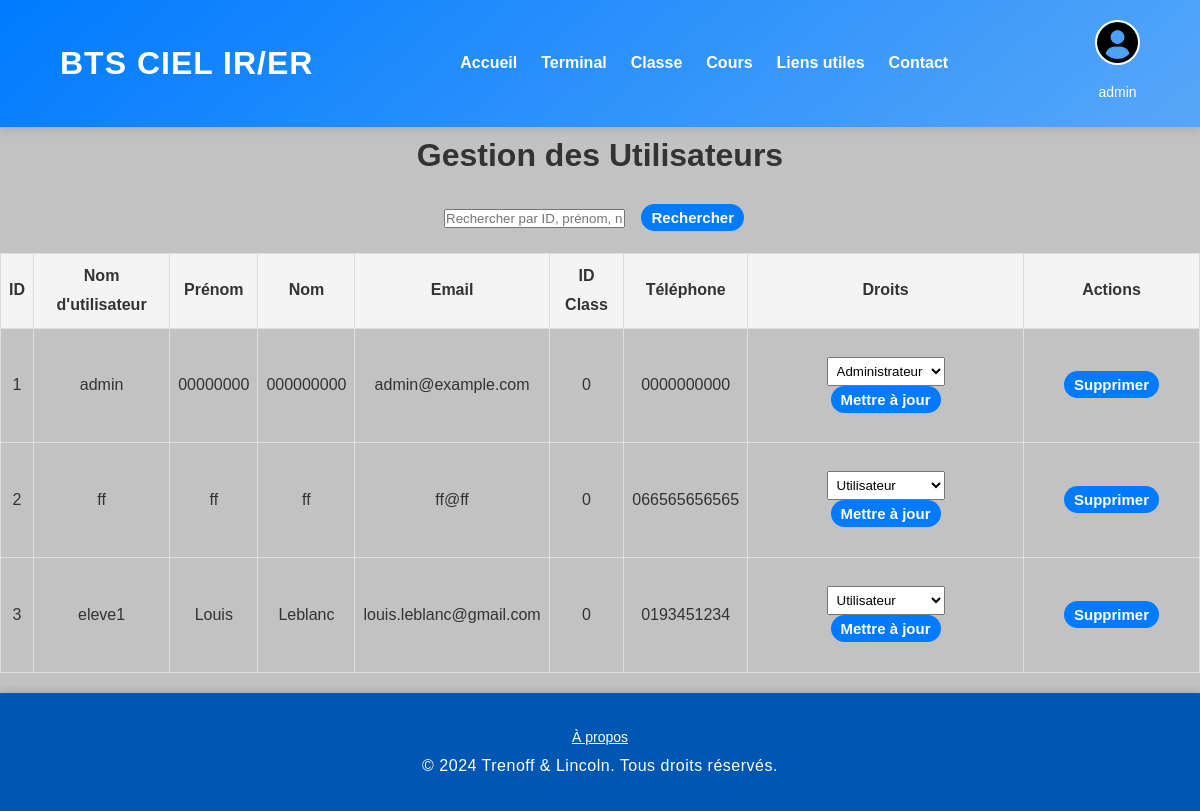
Page /admin/manage_users (signed in) on the earlier database version.
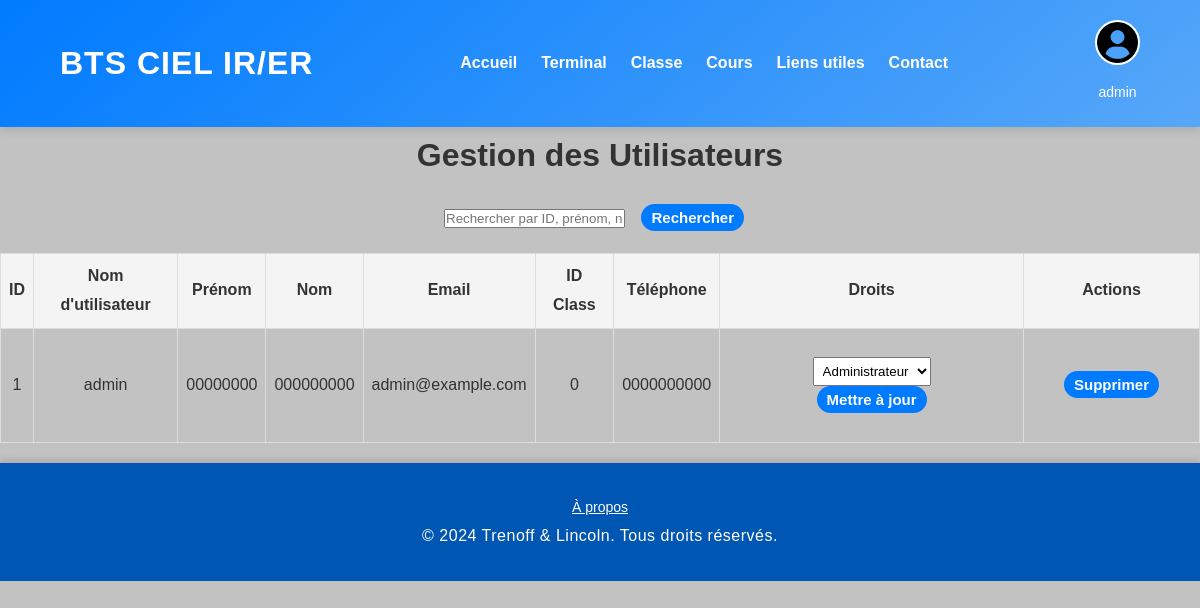
Same page on the later database version.
### pyfile/config/model.py (models this page shows, shortened)
class User(db.Model):
    __bind_key__ = 'bts'
    id = db.Column(db.Integer, primary_key=True, nullable=False)
    date = db.Column(db.Date, nullable=False)
    id_classe = db.Column(db.Integer, db.ForeignKey('classe.id'), nullable=False)  # Foreign key to the Classe table
    username = db.Column(db.String(255), nullable=False)
    firstname = db.Column(db.String(300), nullable=False)
    lastname = db.Column(db.String(300), nullable=False)
    mail = db.Column(db.String(50), nullable=False)
    password = db.Column(db.String(400), nullable=False)
    phoneNumber = db.Column(db.String(100), nullable=False)
    right = db.Column(db.String(100), nullable=False)

### admin.py (the view)
@administrator.route('/admin/manage_users', methods=['GET', 'POST'])
@admin_required
def manage_users():
    search_query = request.args.get('search', '')
    if search_query:
        users = User.query.filter(
            (User.id.ilike(f'%{search_query}%')) |
            (User.username.ilike(f'%{search_query}%')) |
            (User.firstname.ilike(f'%{search_query}%')) |
            (User.lastname.ilike(f'%{search_query}%'))
        ).all()
    else:
        users = User.query.all()
    return render_template('/users/manage_users.html', users=users)

### app.py (called while the page is built)
@app.context_processor
def inject_user():
    user = session.get('username')  # Récupère l'utilisateur depuis la session
    return dict(user=user)

@app.context_processor
def inject_functions():
    return dict(what_day_month=what_day_month)

### decoration.py (called while the page is built)
def admin_required(f):
    @wraps(f)
    def decorated_function(*args, **kwargs):
        if 'username' in session and session.get('right') == 'admin':
            return f(*args, **kwargs)
        else:
            flash("Vous n'avez pas l'autorisation d'accéder à cette page.", 'error')
            return redirect(url_for('users.login'))
    return decorated_function

### templates/users/manage_users.html (shortened to what this page needs)
{% extends "base.html" %}
{% block content %}
<link rel="stylesheet" href="{{ url_for('static', filename='manage_users_style.css') }}">
<h1>Gestion des Utilisateurs</h1>
<form method="GET" action="{{ url_for('admin.manage_users') }}">
    <input type="text" name="search" placeholder="Rechercher par ID, prénom, nom ou pseudo" value="{{ request.args.get('search', '') }}">
    <button type="submit">Rechercher</button>
</form>
<table>
    <thead>
        <tr>
            <th>ID</th>
            <th>Nom d'utilisateur</th>
            <th>Prénom</th>
            <th>Nom</th>
            <th>Email</th>
            <th>ID Class</th>
            <th>Téléphone</th>
            <th>Droits</th>
            <th>Actions</th>
        </tr>
    </thead>
    <tbody>
        {% for user in users %}
        <tr>
            <td>{{ user.id }}</td>
            <td>{{ user.username }}</td>
            <td>{{ user.firstname }}</td>
            <td>{{ user.lastname }}</td>
            <td>{{ user.mail }}</td>
            <td>{{ user.id_classe }}</td>
            <td>{{ user.phoneNumber }}</td>
            <td>
                <form method="POST" action="{{ url_for('admin.update_user', id=user.id) }}">
                    <select name="right">
                        <option value="user" {% if user.right == 'user' %}selected{% endif %}>Utilisateur</option>
                        <option value="admin" {% if user.right == 'admin' %}selected{% endif %}>Administrateur</option>
                    </select>
                    <button type="submit">Mettre à jour</button>
                </form>
            </td>
            <td>
                <form method="POST" action="{{ url_for('admin.delete_user', id=user.id) }}">
                    <button type="submit" onclick="return confirm('Êtes-vous sûr de vouloir supprimer cet utilisateur ?')">Supprimer</button>
                </form>
            </td>
        </tr>
        {% endfor %}
    </tbody>
</table>
{% endblock %}

### templates/base.html (shortened to what this page needs)
<!DOCTYPE html>
<html lang="fr">
<head>
    <link rel="stylesheet" href="{{ url_for('static', filename='css/base_style.css') }}">
</head>
<body>
    <header>
        <h1>BTS CIEL IR/ER</h1>
        <nav>
            <ul>
                <li><a href="{{ url_for('index') }}">Accueil</a></li>
                <li><a href="{{ url_for('terminal') }}">Terminal</a></li>
                <li><a href="{{ url_for('chat.chat_room') }}">Classe</a></li>
                <li><a href="{{ url_for('learning.learning_redirect') }}">Cours</a></li>
                <li><a href="{{ url_for('utils_link') }}">Liens utiles</a></li>
                <li><a href="{{ url_for('about') }}">Contact</a></li>
            </ul>
        </nav>
        <div id="user">
            {% if user %}
            <div id="user-button">
                <img src="{{ url_for('static', filename='/lib/img/people.jpg') }}" alt="Image de profil">
                <label>{{ user }}</label>
            </div>
            {% else %}
            <button id="register-button">S'inscrire</button>
            <button id="login-button">Se connecter</button>
            {% endif %}
        </div>
    </header>
    <main>
        {% block content %}
        {% endblock %}
    </main>
    <footer>
        <a href="{{ url_for('about') }}">À propos</a>
        <p>&copy; 2024 Trenoff & Lincoln. Tous droits réservés.</p>
    </footer>
</body>
</html>

### static/css/base_style.css (style rules this page uses)
* { margin: 0; padding: 0; box-sizing: border-box; font-family: 'Poppins', sans-serif; }
body { line-height: 1.8; background: #8080807a; color: #333; }
a, button { transition: background-color 0.3s ease, color 0.3s ease; }
header { background: linear-gradient(140deg, #007bff, #57a7f8); color: white; display: flex; justify-content: space-between; align-items: center; padding: 20px 5%; text-align: center; box-shadow: 0 4px 8px rgba(0, 0, 0, 0.1); position: sticky; top: 0; z-index: 1000; }
header h1 { font-family: 'Montserrat', sans-serif; font-size: 2rem; letter-spacing: 1px; font-weight: bold; }
header nav { flex: 1; text-align: center; }
header nav ul { list-style-type: none; display: flex; justify-content: center; gap: 2vw; }
header nav ul li a { color: white; text-decoration: none; font-weight: 600; font-size: 1rem; position: relative; }
header nav ul li a::after { content: ""; position: absolute; width: 0; height: 2px; bottom: -5px; left: 50%; background-color: white; transition: all 0.3s ease; transform: translateX(-50%); }
#user-button { position: relative; display: inline-block; cursor: pointer; text-align: center; }
#user-button img { width: 45px; height: 45px; border-radius: 50%; border: 2px solid white; transition: transform 0.3s ease; }
#user-button label { display: block; margin-top: 5px; font-size: 0.875rem; color: white; font-weight: 500; }
button { background-color: #1c1c1c; color: white; border: none; padding: 10px 2vw; font-size: 0.9375rem; font-weight: 600; border-radius: 50px; cursor: pointer; margin: 0 1vw; transition: background-color 0.3s ease, transform 0.3s ease; }
footer { min-height: 100px; text-align: center; padding: 30px 0; background-color: #0056b3; color: white; margin-top: 20px; box-shadow: 0 -4px 6px rgba(0, 0, 0, 0.1); }
footer a { color: white; text-decoration: underline; font-size: 0.875rem; }
footer p { margin: 0; font-size: 1rem; letter-spacing: 0.5px; }
header h1, header nav ul li, #user-button img, footer { animation: fadeIn 0.6s ease; }

### static/manage_users_style.css (style rules this page uses)
main { font-family: Arial, sans-serif; }
main h1 { text-align: center; }
main form { margin: 20px; text-align: center; }
main table { width: 100%; border-collapse: collapse; margin: 20px 0; }
main table, th, td { border: 1px solid #ddd; }
main th, td { padding: 8px; text-align: center; }
main th { background-color: #f4f4f4; }
main button { padding: 5px 10px; border: none; color: white; background-color: #007bff; cursor: pointer; }
main select { padding: 5px; }

Differences in the rows shown:
removed User: id "2", username "ff", firstname "ff", lastname "ff", mail "ff@ff", id_classe "0", phoneNumber "066565656565", right "Utilisateur"
removed User: id "3", username "eleve1", firstname "Louis", lastname "Leblanc", mail "louis.leblanc@gmail.com", id_classe "0", phoneNumber "0193451234", right "Utilisateur"
